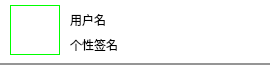
<?xml version="1.0" encoding="UTF-8"?>
<ui version="4.0">
 <class>FriendInfo</class>
 <widget class="QWidget" name="FriendInfo">
  <property name="geometry">
   <rect>
    <x>0</x>
    <y>0</y>
    <width>270</width>
    <height>65</height>
   </rect>
  </property>
  <property name="minimumSize">
   <size>
    <width>270</width>
    <height>65</height>
   </size>
  </property>
  <property name="maximumSize">
   <size>
    <width>270</width>
    <height>65</height>
   </size>
  </property>
  <property name="windowTitle">
   <string>Form</string>
  </property>
  <property name="styleSheet">
   <string notr="true">/*全局样式表*/
QWidget#FriendInfo{
	background-color: rgb(255, 255, 255);
	border-bottom:2px solid rgb(149, 149, 149);
}

/*局部样式表*/
QLabel#userHead_Lab{
	image: url(:/new/user/user/touxiang01.jpg);
	border:1px solid rgb(0, 255, 0);
}

</string>
  </property>
  <widget class="QLabel" name="userHead_Lab">
   <property name="geometry">
    <rect>
     <x>10</x>
     <y>5</y>
     <width>50</width>
     <height>50</height>
    </rect>
   </property>
   <property name="minimumSize">
    <size>
     <width>50</width>
     <height>50</height>
    </size>
   </property>
   <property name="maximumSize">
    <size>
     <width>50</width>
     <height>50</height>
    </size>
   </property>
   <property name="text">
    <string/>
   </property>
   <property name="textFormat">
    <enum>Qt::AutoText</enum>
   </property>
   <property name="scaledContents">
    <bool>false</bool>
   </property>
  </widget>
  <widget class="QLabel" name="userName_Lab">
   <property name="geometry">
    <rect>
     <x>70</x>
     <y>10</y>
     <width>90</width>
     <height>20</height>
    </rect>
   </property>
   <property name="minimumSize">
    <size>
     <width>90</width>
     <height>20</height>
    </size>
   </property>
   <property name="maximumSize">
    <size>
     <width>90</width>
     <height>20</height>
    </size>
   </property>
   <property name="text">
    <string>用户名</string>
   </property>
  </widget>
  <widget class="QLabel" name="userSign_Lab">
   <property name="geometry">
    <rect>
     <x>70</x>
     <y>35</y>
     <width>170</width>
     <height>20</height>
    </rect>
   </property>
   <property name="minimumSize">
    <size>
     <width>170</width>
     <height>20</height>
    </size>
   </property>
   <property name="maximumSize">
    <size>
     <width>170</width>
     <height>20</height>
    </size>
   </property>
   <property name="text">
    <string>个性签名</string>
   </property>
  </widget>
 </widget>
 <resources/>
 <connections/>
</ui>
